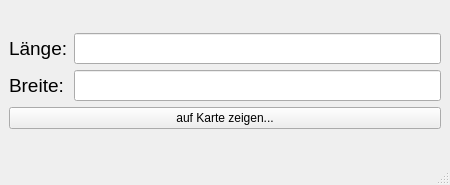
<?xml version="1.0" encoding="UTF-8"?>
<ui version="4.0">
 <class>showmap</class>
 <widget class="QMainWindow" name="showmap">
  <property name="geometry">
   <rect>
    <x>0</x>
    <y>0</y>
    <width>450</width>
    <height>185</height>
   </rect>
  </property>
  <property name="windowTitle">
   <string>showmap</string>
  </property>
  <widget class="QWidget" name="centralwidget">
   <layout class="QGridLayout" name="gridLayout_2">
    <item row="0" column="0">
     <layout class="QVBoxLayout" name="verticalLayout_2">
      <item>
       <layout class="QGridLayout" name="gridLayout">
        <property name="horizontalSpacing">
         <number>-1</number>
        </property>
        <item row="0" column="0">
         <widget class="QLabel" name="label">
          <property name="font">
           <font>
            <pointsize>14</pointsize>
           </font>
          </property>
          <property name="text">
           <string>Länge:</string>
          </property>
         </widget>
        </item>
        <item row="1" column="1">
         <widget class="QLineEdit" name="lineEdit_2">
          <property name="font">
           <font>
            <pointsize>14</pointsize>
           </font>
          </property>
         </widget>
        </item>
        <item row="0" column="1">
         <widget class="QLineEdit" name="lineEdit">
          <property name="font">
           <font>
            <pointsize>14</pointsize>
           </font>
          </property>
         </widget>
        </item>
        <item row="1" column="0">
         <widget class="QLabel" name="label_2">
          <property name="font">
           <font>
            <pointsize>14</pointsize>
           </font>
          </property>
          <property name="text">
           <string>Breite:</string>
          </property>
         </widget>
        </item>
       </layout>
      </item>
      <item>
       <widget class="QPushButton" name="button">
        <property name="text">
         <string>auf Karte zeigen...</string>
        </property>
       </widget>
      </item>
     </layout>
    </item>
   </layout>
  </widget>
  <widget class="QMenuBar" name="menubar">
   <property name="geometry">
    <rect>
     <x>0</x>
     <y>0</y>
     <width>450</width>
     <height>37</height>
    </rect>
   </property>
  </widget>
  <widget class="QStatusBar" name="statusbar"/>
 </widget>
 <resources/>
 <connections/>
</ui>
